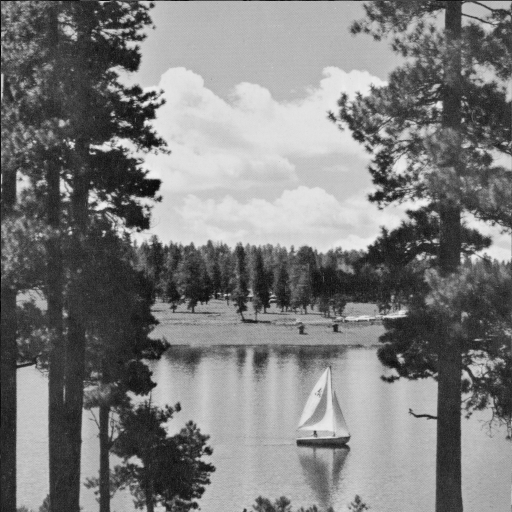
%> input picture Assignment4/Q1/LAKE.TIF, 512 x 512 px
$ octave q12.m   (GNU Octave 9; MATLAB toolbox functions it lacks are replaced by stand-ins)
%> lines starting %> are read from the running program, lines starting %| are printed output that depends on the picture
testim = imread('LAKE.TIF');
%> testim is the input picture: size 512x512 uint8; min 1, max 239, mean 124.7
test1 = testim(420:427,45:52);
%> test1 = [196 202 195 192 126 76 55 42; 195 198 197 189 133 78 57 51; 199 200 199 194 149 83 54 43; 193 201 193 195 157 80 52 55; 200 195 202 197 149 71 49 60; 192 204 201 197 139 65 59 45; 191 193 198 192 127 67 60 58; 193 192 199 190 127 72 74 62]
test2 = testim(427:434,298:305);
%> test2 = [188 194 186 173 164 169 180 187; 186 173 153 158 172 195 204 211; 177 164 176 186 207 210 216 216; 178 179 197 197 196 205 201 206; 158 179 173 186 183 184 194 187; 171 158 177 180 185 179 178 182; 176 174 183 177 174 180 176 181; 183 184 170 180 177 172 182 174]
test3 = testim(30:37,230:237);
%> test3 = [187 185 182 187 183 186 184 184; 187 185 182 187 181 185 181 182; 183 185 192 183 194 186 178 189; 186 184 185 191 179 186 183 181; 183 184 187 178 190 182 181 187; 188 181 182 189 184 184 185 181; 181 181 180 185 186 185 183 184; 182 185 187 184 187 181 185 186]
subplot(4,3,1);
imshow(test1);
title('orignal (420,45)');
subplot(4,3,2);
imshow(test2);
title('orignal (427,298)');
subplot(4,3,3);
imshow(test3);
title('orignal (30,230)');
test1  = double(test1)-128*ones(8,8);
test2  = double(test2)-128*ones(8,8);
test3  = double(test3)-128*ones(8,8);
c = 2;
Quant_Mat=[16 11 10 16 24 40 51 61       % Quantisation matrix matrix (8 X 8) used to Normalize the DCT Matrix.
          12 12 14 19 26 58 60 55
          14 13 16 24 40 57 69 56
          14 17 22 29 51 87 80 62
          18 22 37 56 68 109 103 77
          24 35 55 64 81 104 113 92
          49 64 78 87 103 121 120 101
          72 92 95 98 112 100 103 99];
 temp = create_mat_dct();
 dcttest1 = temp*test1*temp';
%> dcttest1 = [82.13 476.1 -119.6 -85.9 50.88 15.94 -24.47 -1.37; -0.601 11.26 -8.94 15.64 -3 -8.27 3.77 -6.64; -11.78 -5.54 17.63 -5.79 -16.67 17.65 -0.0936 -6.62; -7.68 11.02 0.877 -8.38 -0.00876 2.33 -3.32 -2.58; 4.38 -5.17 1.95 0.638 5.63 -2.54 1.76 -0.299; -3.44 1.17 -3.98 2.78 -0.639 -3.03 -3.12 -3.73; 2.58 7.78 -6.09 4.73 -5.95 2.76 -5.88 1.3; 0.232 2.81 1.08 -0.471 4.27 2.56 7.73 0.657]
 dcttest2 = temp*test2*temp';
%> dcttest2 = [438.6 -49.02 12.61 1.44 1.37 3.56 0.0552 0.024; 25.76 -22.16 25.45 4.51 -3.17 -3.21 2.32 -0.749; -28.89 35.18 28.53 2.1 -1.68 -1.8 -4.78 -2.41; -34.19 25.27 -0.57 -14.26 -3.66 -1.26 1.11 -0.763; 3.88 26.87 -5.97 -15.56 -9.38 -1.08 -11.46 -5.86; 18.29 15.19 -12.49 -13.54 -2.06 1.46 14.54 4.17; 5.06 0.148 -13.78 -0.113 8.68 3.38 -0.282 8.46; -1.46 -4.03 -4.86 -2.69 -4.27 -1.92 -8.67 -0.535]
 dcttest3 = temp*test3*temp';
%> dcttest3 = [451.1 2.19 -4.26 -0.251 4.63 -1.37 2.44 -0.585; 2.58 4.14 1.01 1.12 -0.29 -0.223 2.94 -4.32; -0.655 -1.66 1.59 0.715 -0.147 1.32 -3.44 -2.23; -3.09 -0.641 2.65 5.28 1.38 4.9 -2.66 -2.44; 0.375 0.531 2.61 -2.37 -2.62 0.344 -1.22 1.02; 0.224 -1.61 -2.41 1.2 0.0109 3.67 -0.0564 -4.95; 5.28 0.496 -1.69 -1.51 1.28 -1.71 1.41 4.49; 1.38 -4.52 -0.989 -1.97 0.971 -12.83 3.02 9.41]
  subplot(4,3,4);
 imshow(double(dcttest1));
 title('DCT (420,45)');
  subplot(4,3,5);
 imshow(double(dcttest2));
 title('DCT (427,298)');
  subplot(4,3,6);
 imshow(double(dcttest3));
 title('DCT (30,230)');
 quantest1 = round(dcttest1./(c.*Quant_Mat));
%> quantest1 = [3 22 -6 -3 1 0 0 0; 0 0 0 0 0 0 0 0; 0 0 1 0 0 0 0 0; 0 0 0 0 0 0 0 0; 0 0 0 0 0 0 0 0; 0 0 0 0 0 0 0 0; 0 0 0 0 0 0 0 0; 0 0 0 0 0 0 0 0]
 quantest2 = round(dcttest2./(c.*Quant_Mat));
%> quantest2 = [14 -2 1 0 0 0 0 0; 1 -1 1 0 0 0 0 0; -1 1 1 0 0 0 0 0; -1 1 0 0 0 0 0 0; 0 1 0 0 0 0 0 0; 0 0 0 0 0 0 0 0; 0 0 0 0 0 0 0 0; 0 0 0 0 0 0 0 0]
 quantest3 = round(dcttest3./(c.*Quant_Mat));
%> quantest3 = [14 0 0 0 0 0 0 0; 0 0 0 0 0 0 0 0; 0 0 0 0 0 0 0 0; 0 0 0 0 0 0 0 0; 0 0 0 0 0 0 0 0; 0 0 0 0 0 0 0 0; 0 0 0 0 0 0 0 0; 0 0 0 0 0 0 0 0]
  subplot(4,3,7);
 imshow(double(quantest1));
 title('quantised (420,45)');
  subplot(4,3,8);
 imshow(double(quantest2));
 title('quantised (427,298)');
  subplot(4,3,9);
 imshow(double(quantest3));
 title('quantised (30,230)');
 retest1 = round(quantest1.*(c.*Quant_Mat));
%> retest1 = [96 484 -120 -96 48 0 0 0; 0 0 0 0 0 0 0 0; 0 0 32 0 0 0 0 0; 0 0 0 0 0 0 0 0; 0 0 0 0 0 0 0 0; 0 0 0 0 0 0 0 0; 0 0 0 0 0 0 0 0; 0 0 0 0 0 0 0 0]
 retest1 = temp'*retest1*temp+128*ones(8,8);
 retest2 = round(quantest2.*(c.*Quant_Mat));
%> retest2 = [448 -44 20 0 0 0 0 0; 24 -24 28 0 0 0 0 0; -28 26 32 0 0 0 0 0; -28 34 0 0 0 0 0 0; 0 44 0 0 0 0 0 0; 0 0 0 0 0 0 0 0; 0 0 0 0 0 0 0 0; 0 0 0 0 0 0 0 0]
 retest2 = temp'*retest2*temp+128*ones(8,8);
 retest3 = round(quantest3.*(c.*Quant_Mat));
%> retest3 = [448 0 0 0 0 0 0 0; 0 0 0 0 0 0 0 0; 0 0 0 0 0 0 0 0; 0 0 0 0 0 0 0 0; 0 0 0 0 0 0 0 0; 0 0 0 0 0 0 0 0; 0 0 0 0 0 0 0 0; 0 0 0 0 0 0 0 0]
 retest3 = temp'*retest3*temp+128*ones(8,8);
 subplot(4,3,10);
 imshow(uint8(retest1));
 title('Regenerated (420,45)');
  subplot(4,3,11);
 imshow(uint8(retest2));
 title('Regenerated (427,298)');
  subplot(4,3,12);
 imshow(uint8(retest3));
 title('Regenerated (30,230)');
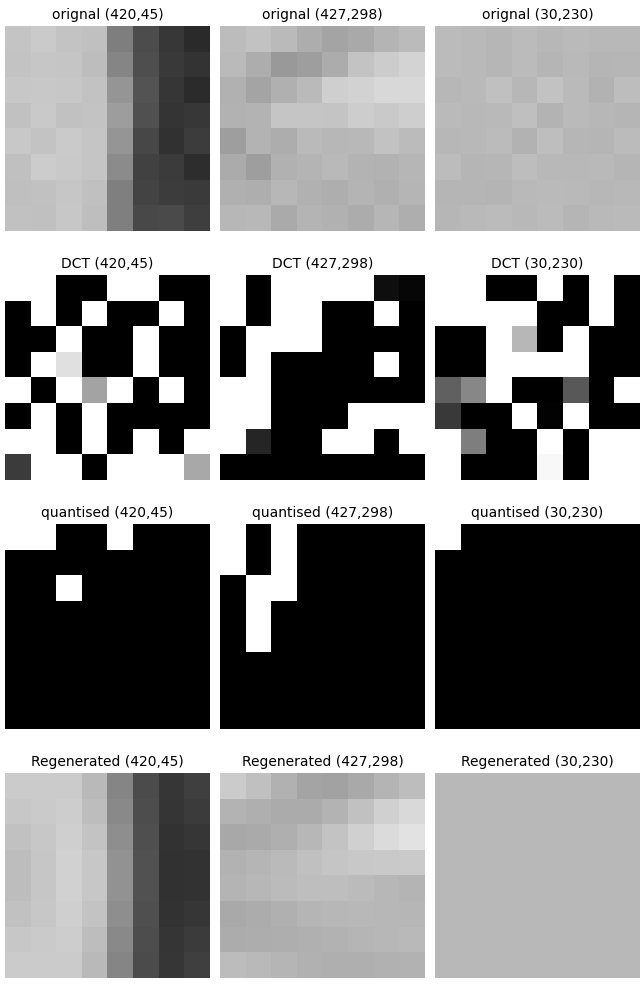
%> figure redrawn from the program's plot data, 12 panels
 function mt = create_mat_dct()
N = 8;
A = zeros(N,N);
v = 0:N-1;
u = 0:N-1;
A = sqrt(2/N).*cos((pi.*(2*u+1).*v')./(2*N));
A(1,:) = sqrt(1/N);
mt = A;
end
